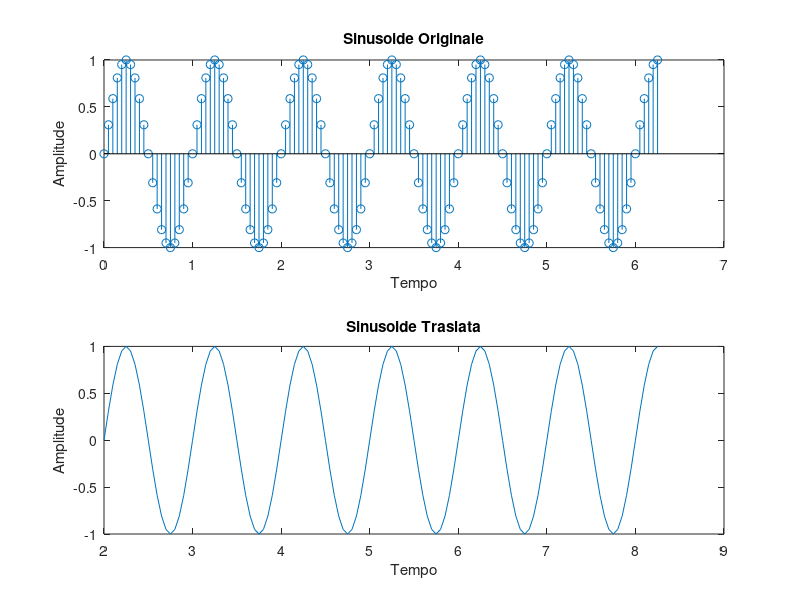

Recreate this plot in MATLAB.
clc
close all
clear

% Creare una sinusoide
t = 0:0.05:2*pi; % Intervallo di tempo da 0 a 2*pi
A = 1; % Amplitude
f = 1; % Frequenza
phi = 0; % Fase
x = A * sin(2*pi*f*t + phi);

% Grafico della sinusoide originale
subplot(2, 1, 1);
stem(t, x);
title('Sinusoide Originale');
xlabel('Tempo');
ylabel('Amplitude');

% Trasla la sinusoide
t_shifted = t + 2; % Trasla di 1 secondo (puoi cambiare il valore a tuo piacimento)
x_shifted = A * sin(2*pi*f*t_shifted + phi);





% Grafico della sinusoide traslata
subplot(2, 1, 2);
plot(t_shifted, x_shifted);
title('Sinusoide Traslata');
xlabel('Tempo');
ylabel('Amplitude');



% Calcolo dell'energia
E = sum(abs(x).^2); % Calcolo dell'energia utilizzando una sommatoria
E_shifted = sum(abs(x_shifted).^2); % Calcolo dell'energia utilizzando una sommatoria

%calcolo valore medio
%aggiungere al grafico


% Calcolo della potenza
N = length(x); % Lunghezza del segnale
% DA implementare
%%%

% Visualizzazione dei risultati
fprintf('Energia del segnale: %.4f\n', E);
% fprintf('Potenza del segnale: %.4f\n', P);

% Plot del segnale
%subplot(2, 1, 1);
% stem(n, x);
% title('Segnale x[n]');
% xlabel('n');
% ylabel('Amplitude');

